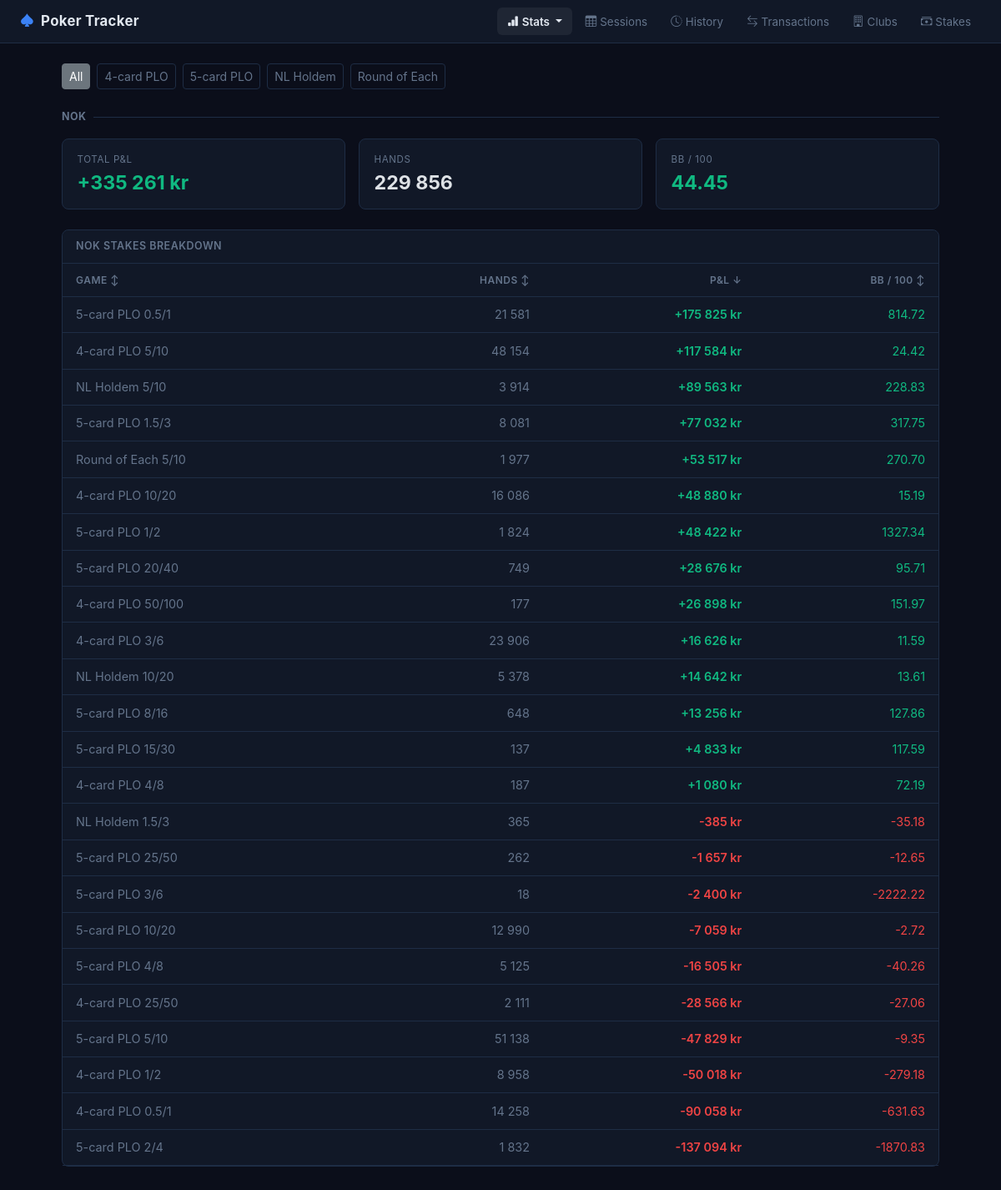
/all-time, run on the app's committed database.
### tables this page shows
CREATE TABLE games (
            id INTEGER PRIMARY KEY AUTOINCREMENT,
            name TEXT NOT NULL UNIQUE,
            created_at TEXT DEFAULT (datetime('now'))
        );

CREATE TABLE blind_levels (
            id INTEGER PRIMARY KEY AUTOINCREMENT,
            name TEXT NOT NULL UNIQUE,
            small_blind REAL NOT NULL,
            big_blind REAL NOT NULL,
            created_at TEXT DEFAULT (datetime('now'))
        );

### app.py (the view)
@app.route("/all-time")
def all_time():
    db = get_db()
    game_id = request.args.get("game_id", type=int)
    games = db.execute("SELECT * FROM games ORDER BY name").fetchall()
    gf = "AND g.id = ?" if game_id else ""
    gp = (game_id,) if game_id else ()
    def query_stats(table, currency_filter=None):
        conditions, params = [], []
        if currency_filter:
            conditions.append("s.currency = ?")
            params.append(currency_filter)
        if game_id:
            conditions.append("g.id = ?")
            params.append(game_id)
        where = ("WHERE " + " AND ".join(conditions)) if conditions else ""
        join = "JOIN games g ON s.game_id = g.id" if game_id else ""
        return db.execute(f"""
            SELECT COUNT(*) as total_sessions,
                   COALESCE(SUM(profit), 0) as total_profit,
                   COALESCE(SUM(CASE WHEN profit > 0 THEN 1 ELSE 0 END), 0) as wins,
                   COALESCE(MAX(profit), 0) as best_session,
                   COALESCE(MIN(profit), 0) as worst_session
            FROM {table} s {join} {where}
        """, params).fetchone()
    sessions_2026 = query_stats("sessions")
    hist_nok      = query_stats("historical_sessions", currency_filter="NOK")
    hist_usd      = query_stats("historical_sessions", currency_filter="USD")
    nok_by_game = db.execute(f"""
        SELECT (g.name || ' ' || bl.name) as name,
               bl.big_blind,
               SUM(s.profit) as profit,
               SUM(s.hands) as hands
        FROM (
            SELECT game_id, blind_level_id, profit, hands FROM sessions
            UNION ALL
            SELECT game_id, blind_level_id, profit, hands FROM historical_sessions WHERE currency='NOK'
        ) s
        JOIN games g ON s.game_id = g.id
        JOIN blind_levels bl ON s.blind_level_id = bl.id
        WHERE 1=1 {gf}
        GROUP BY g.id, bl.id ORDER BY g.name, bl.big_blind
    """, gp).fetchall()
    usd_by_game = db.execute(f"""
        SELECT (g.name || ' ' || bl.name) as name,
               bl.big_blind,
               SUM(h.profit) as profit,
               SUM(h.hands) as hands
        FROM historical_sessions h
        JOIN games g ON h.game_id = g.id
        JOIN blind_levels bl ON h.blind_level_id = bl.id
        WHERE h.currency = 'USD' {gf}
        GROUP BY g.id, bl.id ORDER BY g.name, bl.big_blind
    """, gp).fetchall()
    nok_agg = db.execute(f"""
        SELECT SUM(s.hands) as total_hands,
               CASE WHEN SUM(s.hands) > 0
                    THEN SUM(s.profit / bl.big_blind) / SUM(s.hands) * 100
                    ELSE NULL END as bb100
        FROM (
            SELECT game_id, blind_level_id, profit, hands FROM sessions
             WHERE hands IS NOT NULL AND hands > 0
            UNION ALL
            SELECT game_id, blind_level_id, profit, hands FROM historical_sessions
             WHERE currency='NOK' AND hands IS NOT NULL AND hands > 0
        ) s
        JOIN blind_levels bl ON s.blind_level_id = bl.id
        JOIN games g ON s.game_id = g.id
        WHERE 1=1 {gf}
    """, gp).fetchone()
    usd_agg = db.execute(f"""
        SELECT SUM(h.hands) as total_hands,
               CASE WHEN SUM(h.hands) > 0
                    THEN SUM(h.profit / bl.big_blind) / SUM(h.hands) * 100
                    ELSE NULL END as bb100
        FROM historical_sessions h
        JOIN blind_levels bl ON h.blind_level_id = bl.id
        JOIN games g ON h.game_id = g.id
        WHERE h.currency = 'USD' AND h.hands IS NOT NULL AND h.hands > 0 {gf}
    """, gp).fetchone()
    return render_template("all_time.html",
        sessions_2026=sessions_2026,
        hist_nok=hist_nok,
        hist_usd=hist_usd,
        nok_by_game=nok_by_game,
        usd_by_game=usd_by_game,
        nok_agg=nok_agg,
        usd_agg=usd_agg,
        games=games,
        selected_game_id=game_id)

### app.py (called while the page is built)
@app.template_filter("pnl")
def pnl_filter(value):
    if value is None:
        return "0 kr"
    v = float(value)
    formatted = f"{abs(v):,.0f}".replace(",", " ")
    if v > 0:
        return f"+{formatted} kr"
    elif v < 0:
        return f"-{formatted} kr"
    return "0 kr"

### database.py (called while the page is built)
def get_db():
    if "db" not in g:
        g.db = sqlite3.connect(str(DB_PATH))
        g.db.row_factory = sqlite3.Row
        g.db.execute("PRAGMA foreign_keys = ON")
    return g.db

### templates/all_time.html (shortened to what this page needs)
{% extends "base.html" %}
{% block content %}
{% set nok_total = (sessions_2026['total_profit'] + hist_nok['total_profit']) | float %}
{% set usd_total = hist_usd['total_profit'] | float %}
{% set usd_sess  = hist_usd['total_sessions'] | int %}
{% if games %}
<div class="d-flex gap-2 mb-4 flex-wrap">
    <a href="/all-time" class="btn btn-sm {{ 'btn-secondary' if not selected_game_id else 'btn-outline-secondary' }}">All</a>
    {% for g in games %}
    <a href="/all-time?game_id={{ g.id }}" class="btn btn-sm {{ 'btn-success' if selected_game_id == g.id else 'btn-outline-secondary' }}">{{ g.name }}</a>
    {% endfor %}
</div>
{% endif %}
<div class="d-flex align-items-center gap-2 mb-3">
    <span class="fw-bold" style="font-size:0.78rem;letter-spacing:0.5px;text-transform:uppercase;color:#64748b">NOK</span>
    <div style="flex:1;height:1px;background:#1e2d45"></div>
</div>
<div class="row g-3 mb-4">
    <div class="col-6 col-md-4">
        <div class="card stat-card h-100">
            <div class="card-body">
                <div class="stat-label">Total P&L</div>
                <div class="stat-value {{ 'text-success' if nok_total >= 0 else 'text-danger' }}">{{ nok_total | pnl }}</div>
            </div>
        </div>
    </div>
    <div class="col-6 col-md-4">
        <div class="card stat-card h-100">
            <div class="card-body">
                <div class="stat-label">Hands</div>
                <div class="stat-value">{{ "{:,}".format(nok_agg['total_hands'] | int).replace(",", " ") if nok_agg['total_hands'] else '—' }}</div>
            </div>
        </div>
    </div>
    <div class="col-6 col-md-4">
        <div class="card stat-card h-100">
            <div class="card-body">
                <div class="stat-label">BB / 100</div>
                <div class="stat-value {{ 'text-success' if nok_agg['bb100'] and nok_agg['bb100'] >= 0 else 'text-danger' if nok_agg['bb100'] and nok_agg['bb100'] < 0 else '' }}">
                    {% if nok_agg['bb100'] is not none %}{{ "%.2f"|format(nok_agg['bb100']) }}{% else %}—{% endif %}
                </div>
            </div>
        </div>
    </div>
</div>
{% if nok_by_game %}
<div class="card mb-4">
    <div class="card-header">NOK Stakes Breakdown</div>
    <table class="table table-hover mb-0" id="nokTable">
        <thead>
            <tr>
                <th data-sort-col="0" onclick="sortTable('nokTable',0)" style="cursor:pointer">Game <span class="sort-icon">↕</span></th>
                <th class="text-end" data-sort-col="1" onclick="sortTable('nokTable',1)" style="cursor:pointer;white-space:nowrap">Hands <span class="sort-icon">↕</span></th>
                <th class="text-end" data-sort-col="2" onclick="sortTable('nokTable',2)" style="cursor:pointer;white-space:nowrap">P&L <span class="sort-icon">↕</span></th>
                <th class="text-end" data-sort-col="3" onclick="sortTable('nokTable',3)" style="cursor:pointer;white-space:nowrap">BB / 100 <span class="sort-icon">↕</span></th>
            </tr>
        </thead>
        <tbody>
            {% for r in nok_by_game %}
            {% set bb100 = (r['profit'] / r['big_blind'] / r['hands'] * 100) if r['hands'] else none %}
            <tr>
                <td class="text-muted">{{ r['name'] }}</td>
                <td class="text-end text-muted" style="white-space:nowrap" data-val="{{ r['hands'] or 0 }}">{{ "{:,}".format(r['hands'] | int).replace(",", " ") if r['hands'] else '—' }}</td>
                <td class="text-end fw-semibold {{ 'text-success' if r['profit'] >= 0 else 'text-danger' }}" style="white-space:nowrap" data-val="{{ r['profit'] }}">{{ r['profit'] | pnl }}</td>
                <td class="text-end {{ 'text-success' if bb100 and bb100 >= 0 else 'text-danger' if bb100 and bb100 < 0 else 'text-muted' }}" style="white-space:nowrap" data-val="{{ '%.4f'|format(bb100) if bb100 is not none else -9999 }}">
                    {% if bb100 is not none %}{{ "%.2f"|format(bb100) }}{% else %}—{% endif %}
                </td>
            </tr>
            {% endfor %}
        </tbody>
    </table>
</div>
{% endif %}
{% endblock %}

### static/style.css (style rules this page uses)
body { background: #0b0e1a; font-size: 0.9rem; color: #e2e8f0; font-family: 'Inter', -apple-system, sans-serif; }
.card { background: #111827; border-color: #1e2d45; border-radius: 8px; }
.card-header { background: #111827; border-bottom: 1px solid #1e2d45; font-weight: 600; font-size: 0.78rem; letter-spacing: 0.5px; text-transform: uppercase; color: #64748b; padding: 0.65rem 1rem; border-radius: 8px 8px 0 0 !important; }
.table { --bs-table-bg: transparent; --bs-table-hover-bg: rgba(255,255,255,0.03); --bs-table-border-color: #1e2d45; color: #e2e8f0; }
.table thead th { font-size: 0.75rem; text-transform: uppercase; letter-spacing: 0.5px; color: #64748b; border-bottom: 1px solid #1e2d45; padding: 0.65rem 1rem; font-weight: 600; }
.table td { padding: 0.65rem 1rem; border-color: #1e2d45; vertical-align: middle; }
.stat-card .card-body { padding: 1rem 1.1rem; }
.stat-label { font-size: 0.72rem; text-transform: uppercase; letter-spacing: 0.6px; color: #64748b; margin-bottom: 0.35rem; }
.stat-value { font-size: 1.45rem; font-weight: 700; line-height: 1.2; }
.btn-outline-secondary { border-color: #1e2d45; color: #64748b; }
.text-success { color: #10b981 !important; }
.text-danger { color: #ef4444 !important; }
.text-muted { color: #64748b !important; }

### data on the page
games: name "4-card PLO"
games: name "5-card PLO"
games: name "NL Holdem"
games: name "Round of Each"
blind_levels: name "4-card PLO 0.5/1", hands "14 258", profit|pnl "-90 058 kr", bb100 "-631.63", name "5-card PLO 0.5/1", hands "21 581", profit|pnl "+175 825 kr", bb100 "814.72"
blind_levels: name "4-card PLO 1/2", hands "8 958", profit|pnl "-50 018 kr", bb100 "-279.18", name "5-card PLO 1/2", hands "1 824", profit|pnl "+48 422 kr", bb100 "1327.34"
blind_levels: name "4-card PLO 3/6", hands "23 906", profit|pnl "+16 626 kr", bb100 "11.59", name "5-card PLO 3/6", hands "18", profit|pnl "-2 400 kr", bb100 "-2222.22"
blind_levels: name "4-card PLO 4/8", hands "187", profit|pnl "+1 080 kr", bb100 "72.19", name "5-card PLO 4/8", hands "5 125", profit|pnl "-16 505 kr", bb100 "-40.26"
blind_levels: name "4-card PLO 5/10", hands "48 154", profit|pnl "+117 584 kr", bb100 "24.42", name "5-card PLO 5/10", hands "51 138", profit|pnl "-47 829 kr", bb100 "-9.35", name "NL Holdem 5/10", hands "3 914", profit|pnl "+89 563 kr", bb100 "228.83", name "Round of Each 5/10", hands "1 977", profit|pnl "+53 517 kr", bb100 "270.70"
blind_levels: name "4-card PLO 10/20", hands "16 086", profit|pnl "+48 880 kr", bb100 "15.19", name "5-card PLO 10/20", hands "12 990", profit|pnl "-7 059 kr", bb100 "-2.72", name "NL Holdem 10/20", hands "5 378", profit|pnl "+14 642 kr", bb100 "13.61"
blind_levels: name "4-card PLO 25/50", hands "2 111", profit|pnl "-28 566 kr", bb100 "-27.06", name "5-card PLO 25/50", hands "262", profit|pnl "-1 657 kr", bb100 "-12.65"
blind_levels: name "4-card PLO 50/100", hands "177", profit|pnl "+26 898 kr", bb100 "151.97"
blind_levels: name "5-card PLO 1.5/3", hands "8 081", profit|pnl "+77 032 kr", bb100 "317.75", name "NL Holdem 1.5/3", hands "365", profit|pnl "-385 kr", bb100 "-35.18"
blind_levels: name "5-card PLO 2/4", hands "1 832", profit|pnl "-137 094 kr", bb100 "-1870.83"
blind_levels: name "5-card PLO 8/16", hands "648", profit|pnl "+13 256 kr", bb100 "127.86"
blind_levels: name "5-card PLO 15/30", hands "137", profit|pnl "+4 833 kr", bb100 "117.59"
blind_levels: name "5-card PLO 20/40", hands "749", profit|pnl "+28 676 kr", bb100 "95.71"

### other printed values
{{ nok_total | pnl }} "+335 261 kr"
{{ "%.2f"|format(nok_agg['bb100']) }} "44.45"
